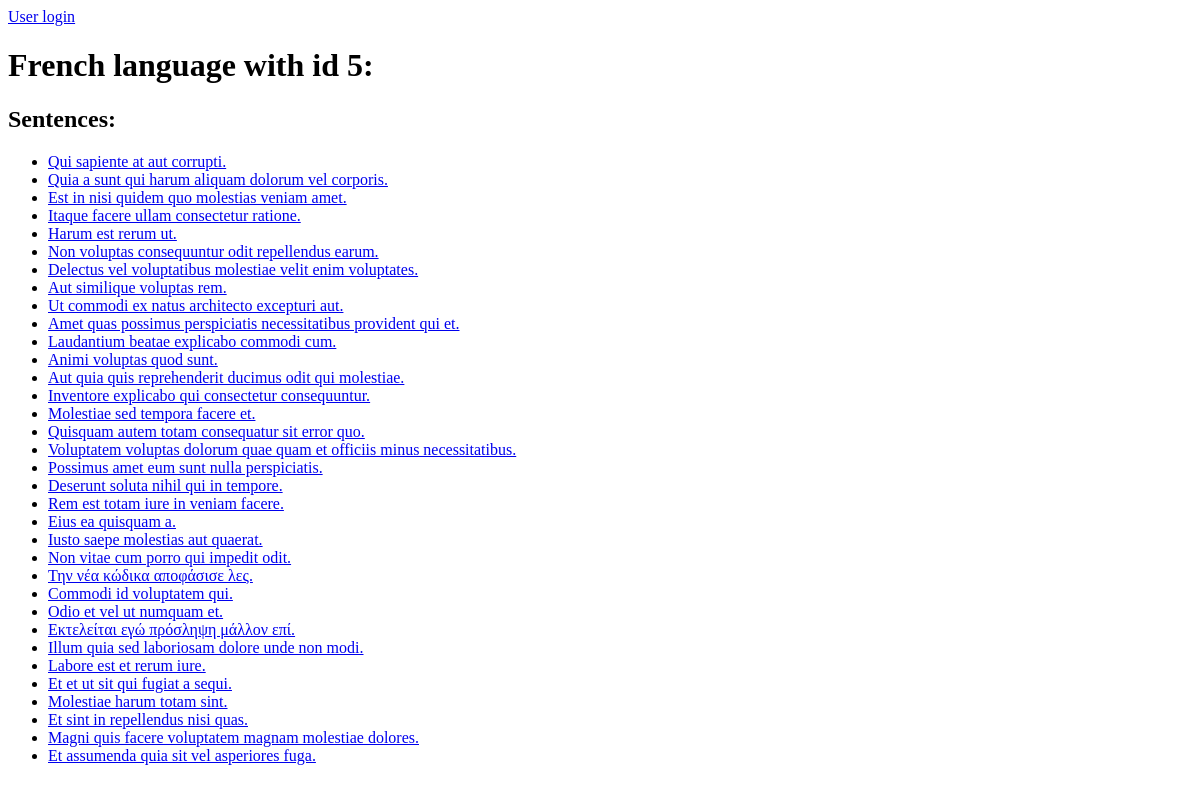
The page /language/5/ on the database as committed earlier.
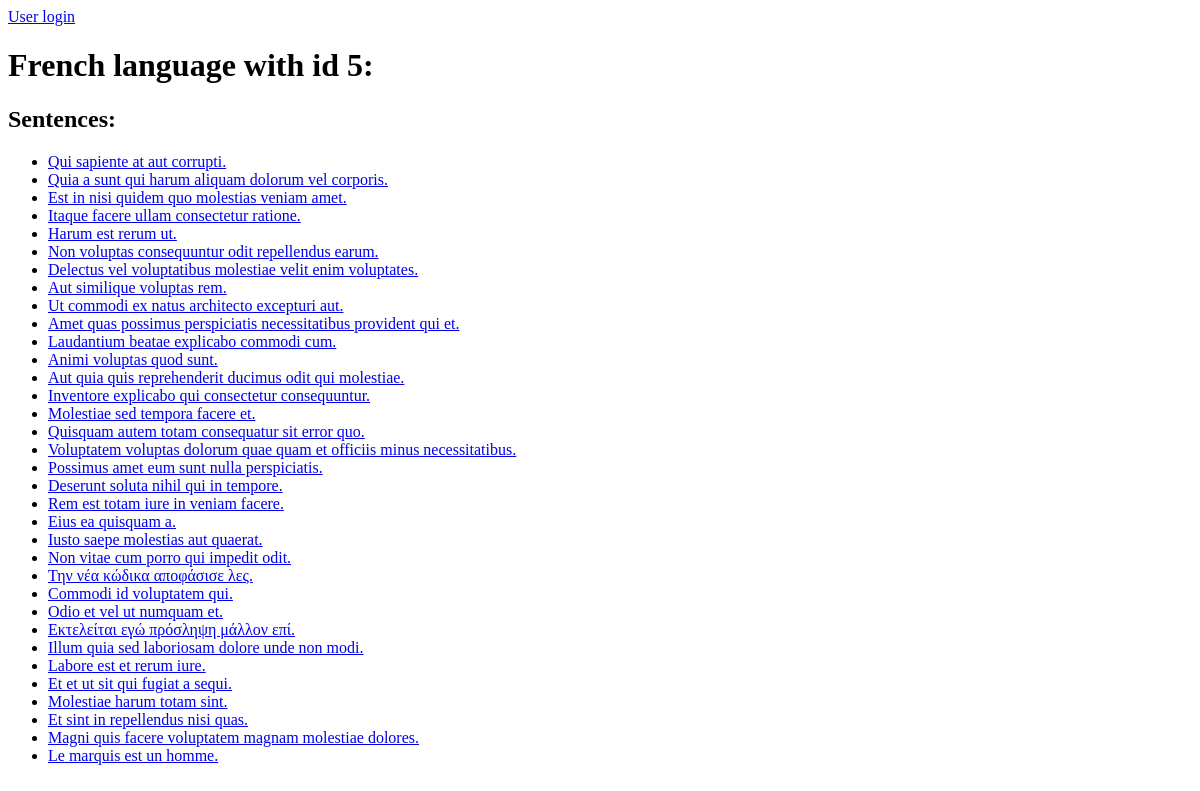
The same page on the database as committed later.
### atcatalog/model/atcmodel.py (models this page shows, shortened)
class Sentence(db.Model):
    id = db.Column(db.Integer, primary_key=True)
    text = db.Column(db.Text, nullable=False)
    translation = db.Column(db.Text)
    audio = db.Column(db.String(255))
    user_id = db.Column(db.Integer,
                        db.ForeignKey('user.id'), nullable = False)
    language_id = db.Column(db.Integer,
                        db.ForeignKey('language.id'), nullable = False)
    __table_args__ = (db.UniqueConstraint('text', 'user_id'),)

### atcatalog/views/language.py (the view)
@app.route('/language/<int:lid>/')
@register_breadcrumb(app, '.language', 'Language', dynamic_list_constructor=view_language)
def language(lid):
    language = Language.query.get(lid)
    sentences = Sentence.query.filter_by(language_id=lid)
    return render_template('language.html',
                            language=language,
                            sentences=sentences)

### atcatalog/model/atcmodel.py (called while the page is built)
@event.listens_for(Engine, "connect")
def set_sqlite_pragma(dbapi_connection, connection_record):
    cursor = dbapi_connection.cursor()
    cursor.execute("PRAGMA foreign_keys=ON")
    cursor.close()

### atcatalog/templates/language.html (shortened to what this page needs)
{% extends "base.html" %}
{% block head %}
  {{ super() }}
  <link rel="stylesheet" href="{{ url_for('static', filename='language.css') }}" type="text/css" />
{% endblock %}
{% block header %}
    {{ super() }}
{% endblock %}
{% block headline %}
    <h1>
        {{ language.name }} language
        with id {{ language.id }}:
    </h1>
{% endblock %}
{% block content %}
        <h2>Sentences:</h2>
        <ul>
        {% for sentence in sentences %}
            <li>
                <a href="{{ url_for('sentence',
                                     lid=language.id,
                                     sid=sentence.id) }}">
                    {{ sentence.text }}
                </a>
            </li>
        {% endfor %}
        </ul>
{% endblock %}

Rows that differ between the two databases and show on the page:
changed Sentence: text "Et assumenda quia sit vel asperiores fuga." → "Le marquis est un homme."
